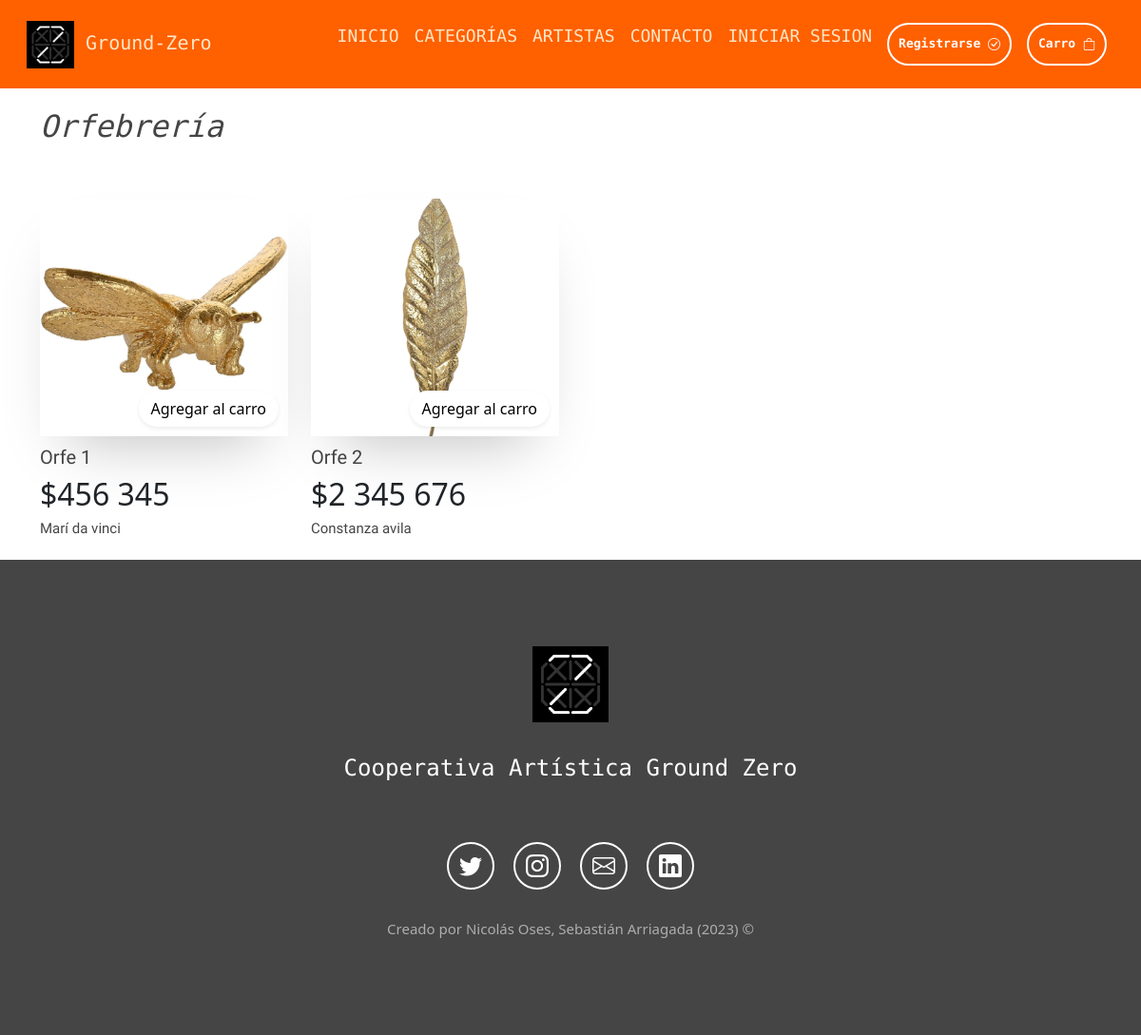
/orfebreria/, run on the app's committed database.
### aplicacion/models.py (models this page shows, shortened)
class Obra(models.Model):
    titulo            = models.CharField(max_length=50)
    precio            = models.IntegerField()
    descripcion       = models.TextField()
    fecha_publicacion = models.DateField()
    imagen            = models.ImageField(upload_to="productos", null = True)
    url               = models.CharField(max_length=50, blank=True, null= True)
    categoria         = models.ForeignKey(Categoria, on_delete = models.PROTECT)
    artista           = models.ForeignKey(Artista, on_delete = models.PROTECT)

class Artista(models.Model):
  rut              = models.CharField(primary_key=True, max_length=10)
  nombre           = models.CharField(max_length=20)
  apellido_paterno = models.CharField(max_length=20)
  apellido_materno = models.CharField(max_length=20)
  fecha_nacimiento = models.DateField(blank=False, null=False)
  telefono         = models.CharField(max_length=20)
  email            = models.EmailField(unique=True, max_length=80, blank=True, null=True)
  direccion        = models.CharField(max_length=80, blank=True, null=True)
  activo           = models.BooleanField()
  def __str__(self):
    return str(self.nombre)+" "+str(self.apellido_paterno)

### aplicacion/views.py (the view)
# urls.py: path('orfebreria/', views.orfebreria, name='orfebreria'),
def orfebreria(request):
    orfebreria = Obra.objects.raw('SELECT * FROM aplicacion_obra WHERE categoria_id = 2')
    data = {
        'orfebreria': orfebreria
    }
    return render(request, 'app/plantillas/categorias/orfebreria.html', data)

### aplicacion/context_processor.py (called while the page is built)
def total_carrito(request):
    total = 0
    cantidadTotal = 0
    if request.user.is_authenticated:
        if 'carrito' in request.session.keys():
            for key, value in request.session['carrito'].items():
                total += int(value['acumulado'])
                cantidadTotal += int(value['cantidad'])
    return {'total_carrito': total, 'cantidad_total': cantidadTotal}

### aplicacion/templates/app/plantillas/categorias/orfebreria.html (shortened to what this page needs)
{% extends 'app/base.html' %}
{% load static %}
{% load humanize %}
{% block contenido %}
<section>
  <div class="container mt-3">
    <div class="row mb-5">
      <h2 class="obras-sub-title">Orfebrería</h2>
    </div>
    <div class="row mb-3">
      {% for o in orfebreria %}
      <div class="col-12 col-md-3">
        <div class="product-box">
          <div class="product-inner-box position-relative obras-zoom">
            {% if o.imagen %}
            <a href="{% url 'detalle_producto' o.id %}">
              <img src="{{ o.imagen.url }}" alt="Pintura" class="img-fluid">
            </a>
            {% else %}
            <img src="{% static 'app/img/logo/logo.png'%}" alt="" class="img-fluid">
            {% endif %}
            <div class="cart-btn">
              <button class="btn btn-white shadow-sm rounded-pill">
                <a href="{% url 'agregar_carrito' o.id %}" style="text-decoration: none; color: black;">
                  Agregar al carro
                </a>
              </button>
            </div>
          </div>
          <div class="product-info">
            <div class="product-name">
              <h2>{{ o.titulo | title }}</h2>
            </div>
            <div class="precio">
              <h2>${{ o.precio | intcomma }}</h2>
            </div>
            <div class="artist-name">
              <h3>{{ o.artista | capfirst }}</h3>
            </div>
          </div>
        </div>
      </div>
      {% endfor %}
</section>
{% endblock %}

### aplicacion/static/app/css/style.css (style rules this page uses)
section { display: flex; flex-direction: column; align-items: center; justify-content: center; }
.product-inner-box img { box-shadow: 0 33px 61px -29px rgb(0 0 0 / 26%); height: 250px; width: 100%; object-fit: cover; }
.cart-btn { position:absolute; right: 10px; bottom: 10px; text-align:right; transition: all 0.2s ease-in-out; color: #454545; }
.cart-btn button { background-color: #fff; }
.product-name { text-align: left; font-family: 'Quicksand', sans-serif; color: #454545; margin-top: 10px; }
.product-name h2 { font-size: 20px; }
.artist-name { text-align: left; font-family: 'Quicksand', sans-serif; color: #454545; margin-top: 5px; }
.artist-name h3 { font-size: 15px; }
.obras-sub-title { font-family: 'Share Tech Mono', monospace; font-style: italic; color: #454545; margin-top: 5px; }
.obras-zoom { transition: transform .6s; margin: 0 auto; }

### data on the page
Obra: imagen (picture), titulo "Orfe 1", precio "456 345", artista "Marí da vinci"
Obra: imagen (picture), titulo "Orfe 2", precio "2 345 676", artista "Constanza avila"
